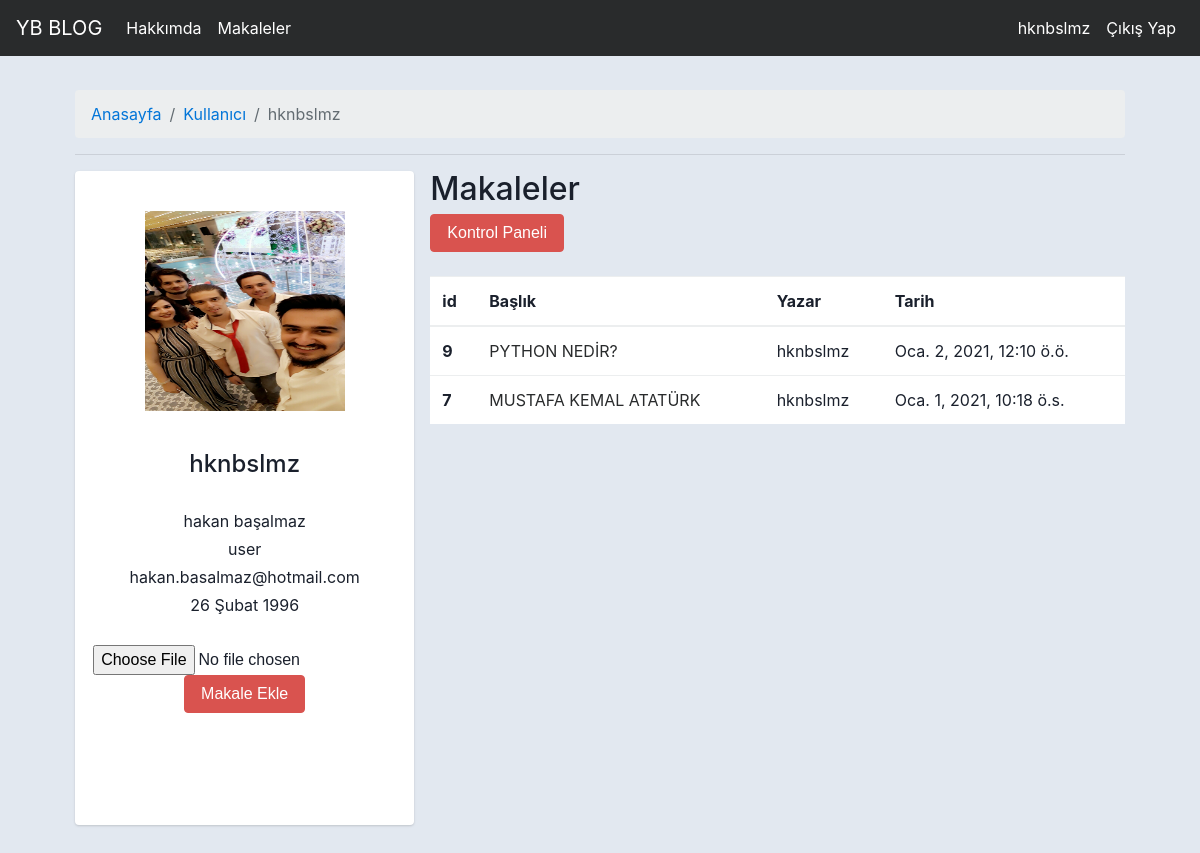
/user/1 (signed in), run on the app's committed database.
### user/models.py (models this page shows)
class Info(models.Model):
    username=models.ForeignKey("auth.User",on_delete=models.CASCADE,verbose_name="bilgi",related_name="info")
    birthday=models.DateTimeField()
    user_img=models.FileField(blank=True,null=True,verbose_name="profil fotoğrafı ekleyin")

### article/models.py (models this page shows, shortened)
class Article(models.Model):
    author=models.ForeignKey("auth.User",on_delete=models.CASCADE,verbose_name="Yazar")
    title=models.CharField(max_length=50,verbose_name="Başlık")
    content=RichTextField(verbose_name="içerik")
    created_date=models.DateTimeField(auto_now_add=True,verbose_name="Oluşturulma tarihi")
    article_img=models.FileField(blank=True,null=True,verbose_name="makaleye fotoğraf ekleyin")
    class Meta:
        ordering = ['-created_date']

### user/views.py (the view, shortened to what this page needs)
# urls.py: path('<int:id>', views.profile, name="profile"),
@login_required
def profile(request,id):
    user=get_object_or_404(User,id=id)
    if request.user==user:
        articles=Article.objects.filter(author=request.user)
        info=Info.objects.filter(username=request.user).first()
        form=ProfileForm(request.POST or None,request.FILES or None)
        if form.is_valid():
            user_img=form.cleaned_data.get("user_img")
            newimg=Info.objects.filter(username=request.user).first()
            newimg.user_img=user_img
            newimg.save()
            return redirect("http://localhost:8000/user/"+str(request.user.id))
        return render(request,"profile.html",{"user":user,"articles":articles,"info":info,"form":form})

### user/forms.py (shortened to what this page needs)
class ProfileForm(forms.Form):
    user_img=forms.FileField(label="")

### templates/profile.html (shortened to what this page needs)
{% extends "layout.html" %}
{% block body %}
<body><div id="snippetContent" style="margin-top:-25px;">  <div class="container"><div class="main-body"> <nav aria-label="breadcrumb" class="main-breadcrumb"><ol class="breadcrumb"><li class="breadcrumb-item"><a href="/">Anasayfa</a></li><li class="breadcrumb-item"><a href="javascript:void(0)">Kullanıcı</a></li><li class="breadcrumb-item active" aria-current="page">{{user.username}}</li></ol> </nav><hr><div class="row gutters-sm"><div class="col-md-4 mb-3"><div class="card"><div class="card-body"><div class="d-flex flex-column align-items-center text-center">
    <br>
    <img width="200" height="200" src="{{info.user_img.url}}" />
<br></a><div class="mt-3"><h4>{{user.username}}</h4><br><p class="text-secondary mb-1">{{user.first_name}} {{user.last_name}}</p><p class="text-secondary mb-1">user</p><p class="text-secondary mb-1">{{user.email}}</p><p class="text-secondary mb-1">{{info.birthday|date:"d F Y"}}</p><br>
    <form method="post" enctype="multipart/form-data" >
   {{form}}
   <br>
   <button type="submit" class="btn btn-danger" >Makale Ekle</button>
</form>
<br><br><br><br> </div></div></div></div></div><div class="col-md-8">
   <div>
<h2>Makaleler</h2>
{% if request.user.username == user.username %}
<a href="{% url 'article:dashboard' %}"><button class="btn btn-danger">Kontrol Paneli</button></a>
<br>
{% endif %}
<br>
<table  class="table table-hover" >
<thead bgcolor=#ffffff>
<tr >
  <th scope="col">id</th>
  <th scope="col">Başlık</th>
  <th scope="col">Yazar</th>
  <th scope="col">Tarih</th>
</tr>
</thead>
<tbody bgcolor=#ffffff>
{% for article in articles  %}
<tr>
  <th scope="row">{{article.id}}</th>
  <td><a href="/article/{{article.id}}" style="color:#292b2c;">{{article.title}}</a></td>
  <td>{{article.author}}</td>
  <td>{{article.created_date}}</td>
</tr>
{% endfor %}
</tbody>
</table>
</div></div></div></div></div> <script type="text/javascript"></script> </div>
    </div> <script type="text/javascript"></script> </div></body>
{% endblock body %}

### templates/includes/navbar.html (shortened to what this page needs)
<nav class="navbar navbar-toggleable-md navbar-inverse fixed-top bg-inverse">
    <a class="navbar-brand" href="{% url 'index' %}">YB BLOG</a>
    <div class="collapse navbar-collapse" id="navbarCollapse">
      <ul class="navbar-nav mr-auto">
        <li class="nav-item active">
          <a class="nav-link" href="{% url 'about' %}">Hakkımda </a>
        </li>
        <li class="nav-item active">
          <a class="nav-link" href="{% url 'article:articles' %}">Makaleler </a>
        </li>
      </ul>
      <ul class="navbar-nav ml-auto">
        {% if request.user.is_authenticated %}
        <li class="nav-item active">
          <a class="nav-link" href="{% url 'user:profile' request.user.id %}">{{request.user.username}} </a>
        </li>
        <li class="nav-item active">
          <a class="nav-link" href="{% url 'user:logout' %}">Çıkış Yap</a>
        </li>
        {% endif %}
      </ul>
    </div>
  </nav>

### templates/profile.html (style rules this page uses)
body { margin-top:20px; color: #1a202c; text-align: left; background-color: #e2e8f0; }
.main-body { padding: 15px; }
.card { box-shadow: 0 1px 3px 0 rgba(0,0,0,.1), 0 1px 2px 0 rgba(0,0,0,.06); }
.card { position: relative; display: flex; flex-direction: column; min-width: 0; word-wrap: break-word; background-color: #fff; background-clip: border-box; border: 0 solid rgba(0,0,0,.125); border-radius: .25rem; }
.card-body { flex: 1 1 auto; min-height: 1px; padding: 1rem; }
.gutters-sm { margin-right: -8px; margin-left: -8px; }
.gutters-sm>.col, .gutters-sm>[class*=col-] { padding-right: 8px; padding-left: 8px; }
.mb-3, .my-3 { margin-bottom: 1rem!important; }

### data on the page
Info: user_img (picture), birthday "26 Şubat 1996"
Article: id "9", title "PYTHON NEDİR?", author "hknbslmz", created_date "Oca. 2, 2021, 12:10 ö.ö."
Article: id "7", title "MUSTAFA KEMAL ATATÜRK", author "hknbslmz", created_date "Oca. 1, 2021, 10:18 ö.s."

### other printed values
{{ request.user.username }} "hknbslmz"
{{ user.username }} "hknbslmz"
{{ user.first_name }} "hakan"
{{ user.last_name }} "başalmaz"
{{ user.email }} "hakan.basalmaz@hotmail.com"
